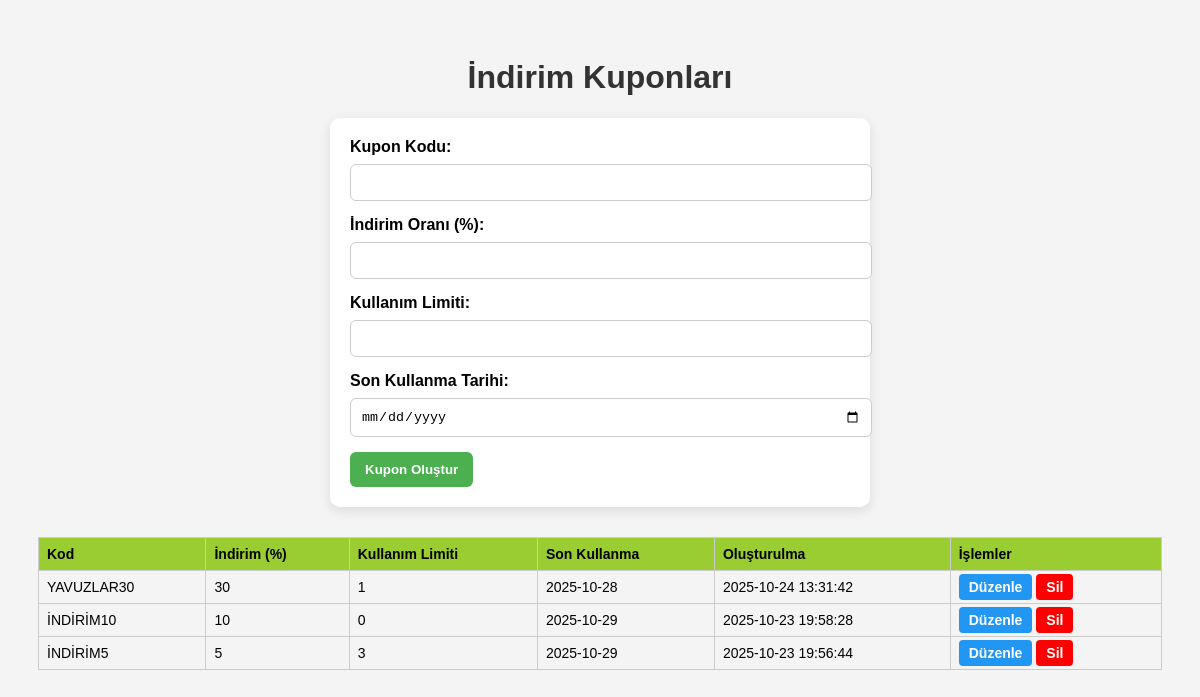
Screenshot of /adminpanel/coupons.php (signed in) with the database file from the repository.
### tables this page shows
CREATE TABLE Coupons (
        id INTEGER PRIMARY KEY AUTOINCREMENT,
        code TEXT NOT NULL,
        discount REAL NOT NULL,
        usage_limit INTEGER NOT NULL,
        expire_date DATE NOT NULL,
        created_at TIMESTAMP DEFAULT CURRENT_TIMESTAMP
    , company_id TEXT);

### adminpanel/coupons.php (the view, shortened to what this page needs)
<?php
require_once __DIR__ . '/../db(database)/includes/db.php';
try {
    $stmt = $db->query("SELECT * FROM Coupons ORDER BY created_at DESC");
    $coupons = $stmt->fetchAll(PDO::FETCH_ASSOC);
} catch (PDOException $e) {
    $error = "Veri çekme hatası: " . $e->getMessage();
}
?>
<!DOCTYPE html>
<html lang="tr">
<head>
</head>
<body>
  <h1>İndirim Kuponları</h1>
  <form method="POST">
    <label for="code">Kupon Kodu:</label>
    <input type="text" id="code" name="code" required>
    <label for="discount">İndirim Oranı (%):</label>
    <input type="number" id="discount" name="discount" step="0.01" required>
    <label for="usage_limit">Kullanım Limiti:</label>
    <input type="number" id="usage_limit" name="usage_limit" required>
    <label for="expire_date">Son Kullanma Tarihi:</label>
    <input type="date" id="expire_date" name="expire_date" required>
    <button type="submit">Kupon Oluştur</button>
  </form>
  <table>
    <thead>
      <tr>
        <th>Kod</th>
        <th>İndirim (%)</th>
        <th>Kullanım Limiti</th>
        <th>Son Kullanma</th>
        <th>Oluşturulma</th>
        <th>İşlemler</th>
      </tr>
    </thead>
    <tbody>
      <?php if (!empty($coupons)): ?>
        <?php foreach ($coupons as $coupon): ?>
          <tr>
            <td><?= htmlspecialchars($coupon['code']) ?></td>
            <td><?= htmlspecialchars($coupon['discount']) ?></td>
            <td><?= htmlspecialchars($coupon['usage_limit']) ?></td>
            <td><?= htmlspecialchars($coupon['expire_date']) ?></td>
            <td><?= htmlspecialchars($coupon['created_at']) ?></td>
            <td>
              <a href="couponedit.php?id=<?= $coupon['id'] ?>" class="action-btn edit-btn">Düzenle</a>
              <a href="?action=delete&id=<?= $coupon['id'] ?>" class="action-btn delete-btn" onclick="return confirm('Bu kuponu silmek istediğinize emin misiniz?')">Sil</a>
            </td>
          </tr>
        <?php endforeach; ?>
      <?php else: ?>
        <tr><td colspan="6">Henüz kupon bulunmamaktadır.</td></tr>
      <?php endif; ?>
    </tbody>
  </table>
</body>
</html>

### adminpanel/coupons.php (style rules this page uses)
body { font-family: Arial, sans-serif; background-color: #f4f4f4; padding: 30px; }
h1 { text-align: center; color: #333; }
form { max-width: 500px; margin: 20px auto; background: white; padding: 20px; border-radius: 10px; box-shadow: 0 4px 12px rgba(0,0,0,0.1); }
label { display: block; margin-bottom: 8px; font-weight: bold; }
input[type="text"], input[type="number"], input[type="date"] { width: 100%; padding: 10px; margin-bottom: 15px; border: 1px solid #ccc; border-radius: 6px; }
button { background-color: #4caf50; color: white; padding: 10px 15px; border: none; border-radius: 6px; cursor: pointer; font-weight: bold; }
table { width: 100%; border-collapse: collapse; margin-top: 30px; }
th, td { border: 1px solid #ccc; padding: 8px; text-align: left; font-size: 14px; }
th { background-color: yellowgreen; }
.action-btn { padding: 5px 10px; text-decoration: none; color: white; border-radius: 4px; font-weight: bold; }
.edit-btn { background-color: #2196F3; }
.delete-btn { background-color: red; }

### rows the page displays
coupons: code "YAVUZLAR30", discount "30", usage_limit "1", expire_date "2025-10-28", created_at "2025-10-24 13:31:42"
coupons: code "İNDİRİM10", discount "10", usage_limit "0", expire_date "2025-10-29", created_at "2025-10-23 19:58:28"
coupons: code "İNDİRİM5", discount "5", usage_limit "3", expire_date "2025-10-29", created_at "2025-10-23 19:56:44"
